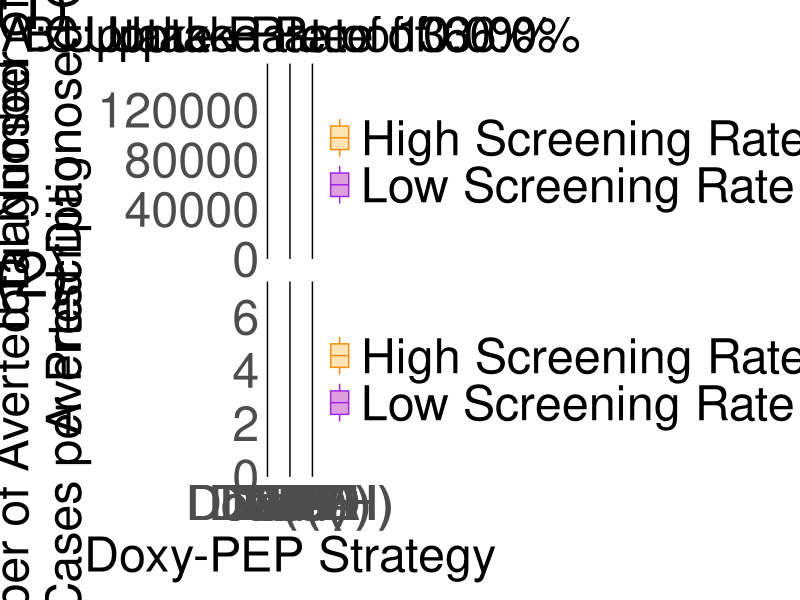

Source code (R):
library(ggplot2)
library(patchwork)

size = 35
############################ uptake rate of 0.1 ############################
# plot averted cases
averted_lowscreeningrate_0.1 <- data.frame(
  group = c('DbE', 'DoD(H)', 'DoD', 'DoA(H)', 'DoA', 'DaR'),
  ymin = c(644, 494, 496, 4276, 4335, 4277),
  middle = c(3287, 7606, 7607, 23542, 23586, 23543),
  ymax = c(6854, 51220, 51336, 86942, 87473, 87008)
)

averted_highscreeningrate_0.1 <- data.frame(
  group = c('DbE', 'DoD(H)', 'DoD', 'DoA(H)', 'DoA', 'DaR'),
  ymin = c(550, 395, 396, 6587, 6604, 6587),
  middle = c(2478, 4410, 4414, 24290, 24338, 24290),
  ymax = c(6087, 27684, 27750, 93185, 93243, 93185)
)

averted_lowscreeningrate_0.1$scenario <- "Low Screening Rate"
averted_highscreeningrate_0.1$scenario <- "High Screening Rate"

df_combined <- rbind(averted_lowscreeningrate_0.1, averted_highscreeningrate_0.1)
df_combined$group <- factor(df_combined$group, levels = c('DbE', 'DoD(H)', 'DoD', 'DoA(H)', 'DoA', 'DaR'))

p1 <- ggplot(df_combined, aes(
  x = group,
  ymin = ymin,
  lower = ymin,
  middle = middle,
  upper = ymax,
  ymax = ymax,
  color = scenario,
  fill = scenario
)) +
  geom_boxplot(stat = "identity", position = position_dodge(width = 0.8), width = 0.6) +
  labs(title = "A: Uptake Rate of 10.0%") +
  scale_color_manual(
    name = NULL,
    values = c("Low Screening Rate" = "purple", "High Screening Rate" = "darkorange")
  ) +
  scale_fill_manual(
    name = NULL,
    values = c("Low Screening Rate" = "plum", "High Screening Rate" = "moccasin")
  ) +
  scale_y_continuous(expand = expansion(mult = c(0, 0.05)), limits = c(0, 150000)) +
  theme_minimal(base_size = 13) +
  theme(
    panel.grid.major = element_blank(),
    panel.grid.minor = element_blank(),
    legend.position = "inside",
    legend.position.inside = c(0.20, 0.85),
    legend.justification = c("right", "top"),
    legend.background = element_rect(fill = alpha("white", 0.6), color = NA),
    legend.box.background = element_rect(color = "black"),
    legend.margin = margin(0, 0, 0, 0),
    legend.box.margin = margin(0, 0, 0, 0),
    plot.title = element_text(hjust = 0.5, margin = margin(b = 0), size = size),
    axis.title.x = element_blank(),
    axis.text.x = element_blank(),
    axis.text.y = element_text(size = size),
    axis.title.y = element_text(size = size),
    axis.line.x = element_line(color = "black", size = 0.5),
    axis.line.y = element_line(color = "black", size = 0.5)
  )
p1 <- p1 +
  labs(tag = "(1)") +
  theme(
    plot.tag.position = c(0, 0.95),
    plot.tag = element_text(size = size+10, hjust = 0, vjust = 0)
  )

# plot averted cases per prescription
averted_lowscreeningrate_0.1 <- data.frame(
  group = c('DbE', 'DoD(H)', 'DoD', 'DoA(H)', 'DoA', 'DaR'),
  ymin = c(0.17, 0.78, 0.62, 0.54, 0.20, 0.53),
  middle = c(0.87, 3.17, 2.56, 2.77, 1.12, 2.69),
  ymax = c(1.81, 6.78, 5.49, 6.99, 3.51, 6.18)
)

averted_highscreeningrate_0.1 <- data.frame(
  group = c('DbE', 'DoD(H)', 'DoD', 'DoA(H)', 'DoA', 'DaR'),
  ymin = c(0.15, 0.69, 0.55, 0.025, 0.007, 0.025),
  middle = c(0.65, 2.60, 2.18, 0.12, 0.034, 0.12),
  ymax = c(1.61, 6.25, 5.05, 1.52, 0.58, 1.49)
)

averted_lowscreeningrate_0.1$scenario <- "Low Screening Rate"
averted_highscreeningrate_0.1$scenario <- "High Screening Rate"

df_combined <- rbind(averted_lowscreeningrate_0.1, averted_highscreeningrate_0.1)
df_combined$group <- factor(df_combined$group, levels = c('DbE', 'DoD(H)', 'DoD', 'DoA(H)', 'DoA', 'DaR'))

p4 <- ggplot(df_combined, aes(
  x = group,
  ymin = ymin,
  lower = ymin,
  middle = middle,
  upper = ymax,
  ymax = ymax,
  color = scenario,
  fill = scenario
)) +
  geom_boxplot(stat = "identity", position = position_dodge(width = 0.8), width = 0.6) +
  scale_color_manual(
    name = NULL,
    values = c("Low Screening Rate" = "purple", "High Screening Rate" = "darkorange")
  ) +
  scale_fill_manual(
    name = NULL,
    values = c("Low Screening Rate" = "plum", "High Screening Rate" = "moccasin")
  ) +
  theme_minimal(base_size = 13) +
  scale_y_continuous(expand = expansion(mult = c(0, 0.05)), limits = c(0, NA)) +
  theme(
    panel.grid.major = element_blank(),
    panel.grid.minor = element_blank(),
    legend.position = "inside",
    legend.position.inside = c(0.20, 0.85),
    legend.justification = c("right", "top"),
    legend.background = element_rect(fill = alpha("white", 0.6), color = NA),
    legend.box.background = element_rect(color = "black"),
    legend.margin = margin(0, 0, 0, 0),
    legend.box.margin = margin(0, 0, 0, 0),
    plot.title = element_text(hjust = 0.5, margin = margin(b = 0), size = size),
    axis.title.x = element_blank(),
    axis.text.x = element_text(size = size),
    axis.text.y = element_text(size = size),
    axis.title.y = element_text(size = size),
    axis.line.x = element_line(color = "black", size = 0.5),
    axis.line.y = element_line(color = "black", size = 0.5)
  )
p4 <- p4 +
  labs(tag = "(2)") +
  theme(
    plot.tag.position = c(0, 0.95),
    plot.tag = element_text(size = size+10, hjust = 0, vjust = 0)
  )

############################ uptake rate of 0.33 ############################
# plot averted cases
averted_lowscreeningrate_0.33 <- data.frame(
  group = c('DbE', 'DoD(H)', 'DoD', 'DoA(H)', 'DoA', 'DaR'),
  ymin = c(1911, 1404, 1404, 6791, 6798, 6791),
  middle = c(9962, 16164, 16168, 32620, 32675, 32621),
  ymax = c(22356, 93784, 93901, 139078, 139247, 139083)
)

averted_highscreeningrate_0.33 <- data.frame(
  group = c('DbE', 'DoD(H)', 'DoD', 'DoA(H)', 'DoA', 'DaR'),
  ymin = c(1615, 1140, 1142, 6833, 6835, 6833),
  middle = c(7291, 9973, 9989, 24708, 24711, 24708),
  ymax = c(19051, 53127, 53268, 93599, 93601, 93599)
)

averted_lowscreeningrate_0.33$scenario <- "Low Screening Rate"
averted_highscreeningrate_0.33$scenario <- "High Screening Rate"

df_combined <- rbind(averted_lowscreeningrate_0.33, averted_highscreeningrate_0.33)
df_combined$group <- factor(df_combined$group, levels = c('DbE', 'DoD(H)', 'DoD', 'DoA(H)', 'DoA', 'DaR'))

p2 <- ggplot(df_combined, aes(
  x = group,
  ymin = ymin,
  lower = ymin,
  middle = middle,
  upper = ymax,
  ymax = ymax,
  color = scenario,
  fill = scenario
)) +
  geom_boxplot(stat = "identity", position = position_dodge(width = 0.8), width = 0.6) +
  labs(title = "B: Uptake Rate of 33.0%") +
  scale_color_manual(
    name = NULL,
    values = c("Low Screening Rate" = "purple", "High Screening Rate" = "darkorange")
  ) +
  scale_fill_manual(
    name = NULL,
    values = c("Low Screening Rate" = "plum", "High Screening Rate" = "moccasin")
  ) +
  theme_minimal(base_size = 13) +
  scale_y_continuous(expand = expansion(mult = c(0, 0.05)), limits = c(0, 150000), labels = function(x) format(x, scientific = FALSE, big.mark = "", trim = TRUE)) +
  theme(
    panel.grid.major = element_blank(),
    panel.grid.minor = element_blank(),
    legend.position = "inside",
    legend.position.inside = c(0.20, 0.85),
    legend.justification = c("right", "top"),
    legend.background = element_rect(fill = alpha("white", 0.6), color = NA),
    legend.box.background = element_rect(color = "black"),
    legend.margin = margin(0, 0, 0, 0),
    legend.box.margin = margin(0, 0, 0, 0),
    plot.title = element_text(hjust = 0.5, margin = margin(b = 0), size = size),
    axis.title.x = element_blank(),
    axis.text.x = element_blank(),
    axis.title.y = element_blank(),
    axis.text.y = element_blank(),
    axis.ticks.y = element_blank(),
    axis.line.x = element_line(color = "black", size = 0.5),
    axis.line.y = element_line(color = "black", size = 0.5)
  )

# plot averted cases per prescription
averted_lowscreeningrate_0.33 <- data.frame(
  group = c('DbE', 'DoD(H)', 'DoD', 'DoA(H)', 'DoA', 'DaR'),
  ymin = c(0.15, 0.76, 0.60, 0.28, 0.099, 0.28),
  middle = c(0.80, 3.02, 2.42, 1.33, 0.51, 1.31),
  ymax = c(1.79, 6.56, 5.26, 5.23, 2.13, 5.00)
)

averted_highscreeningrate_0.33 <- data.frame(
  group = c('DbE', 'DoD(H)', 'DoD', 'DoA(H)', 'DoA', 'DaR'),
  ymin = c(0.13, 0.67, 0.54, 0.017, 0.004, 0.017),
  middle = c(0.58, 2.46, 2.06, 0.075, 0.020, 0.075),
  ymax = c(1.52, 5.89, 4.78, 0.62, 0.22, 0.62)
)

averted_lowscreeningrate_0.33$scenario <- "Low Screening Rate"
averted_highscreeningrate_0.33$scenario <- "High Screening Rate"

df_combined <- rbind(averted_lowscreeningrate_0.33, averted_highscreeningrate_0.33)
df_combined$group <- factor(df_combined$group, levels = c('DbE', 'DoD(H)', 'DoD', 'DoA(H)', 'DoA', 'DaR'))

p5 <- ggplot(df_combined, aes(
  x = group,
  ymin = ymin,
  lower = ymin,
  middle = middle,
  upper = ymax,
  ymax = ymax,
  color = scenario,
  fill = scenario
)) +
  geom_boxplot(stat = "identity", position = position_dodge(width = 0.8), width = 0.6) +
  scale_color_manual(
    name = NULL,
    values = c("Low Screening Rate" = "purple", "High Screening Rate" = "darkorange")
  ) +
  scale_fill_manual(
    name = NULL,
    values = c("Low Screening Rate" = "plum", "High Screening Rate" = "moccasin")
  ) +
  theme_minimal(base_size = 13) +
  scale_y_continuous(expand = expansion(mult = c(0, 0.05)), limits = c(0, NA)) +
  theme(
    panel.grid.major = element_blank(),
    panel.grid.minor = element_blank(),
    legend.position = "inside",
    legend.position.inside = c(0.20, 0.85),
    legend.justification = c("right", "top"),
    legend.background = element_rect(fill = alpha("white", 0.6), color = NA),
    legend.box.background = element_rect(color = "black"),
    legend.margin = margin(0, 0, 0, 0),
    legend.box.margin = margin(0, 0, 0, 0),
    plot.title = element_text(hjust = 0.5, margin = margin(b = 0), size = size),
    axis.title.x = element_text(size = size),
    axis.text.x = element_text(size = size),
    axis.title.y = element_blank(),
    axis.text.y = element_blank(),
    axis.ticks.y = element_blank(),
    axis.line.x = element_line(color = "black", size = 0.5),
    axis.line.y = element_line(color = "black", size = 0.5)
  )

############################ uptake rate of 0.66 ############################
# plot averted cases
averted_lowscreeningrate_0.66 <- data.frame(
  group = c('DbE', 'DoD(H)', 'DoD', 'DoA(H)', 'DoA', 'DaR'),
  ymin = c(3306, 2357, 2358, 7383, 7389, 7383),
  middle = c(17427, 21826, 21828, 34071, 34084, 34071),
  ymax = c(43359, 114649, 114716, 149057, 149134, 149058)
)

averted_highscreeningrate_0.66 <- data.frame(
  group = c('DbE', 'DoD(H)', 'DoD', 'DoA(H)', 'DoA', 'DaR'),
  ymin = c(2765, 1937, 1946, 6869, 6869, 6869),
  middle = c(12455, 13853, 13855, 24718, 24720, 24718),
  ymax = c(35778, 67012, 67090, 93602, 93604, 93602)
)

averted_lowscreeningrate_0.66$scenario <- "Low Screening Rate"
averted_highscreeningrate_0.66$scenario <- "High Screening Rate"

df_combined <- rbind(averted_lowscreeningrate_0.66, averted_highscreeningrate_0.66)
df_combined$group <- factor(df_combined$group, levels = c('DbE', 'DoD(H)', 'DoD', 'DoA(H)', 'DoA', 'DaR'))

p3 <- ggplot(df_combined, aes(
  x = group,
  ymin = ymin,
  lower = ymin,
  middle = middle,
  upper = ymax,
  ymax = ymax,
  color = scenario,
  fill = scenario
)) +
  geom_boxplot(stat = "identity", position = position_dodge(width = 0.8), width = 0.6) +
  labs(title = "C: Uptake Rate of 66.0%") +
  scale_color_manual(
    name = NULL,
    values = c("Low Screening Rate" = "purple", "High Screening Rate" = "darkorange")
  ) +
  scale_fill_manual(
    name = NULL,
    values = c("Low Screening Rate" = "plum", "High Screening Rate" = "moccasin")
  ) +
  theme_minimal(base_size = 13) +
  scale_y_continuous(expand = expansion(mult = c(0, 0.05)), limits = c(0, 150000)) +
  theme(
    panel.grid.major = element_blank(),
    panel.grid.minor = element_blank(),
    legend.position = "inside",
    legend.position.inside = c(0.20, 0.85),
    legend.justification = c("right", "top"),
    legend.background = element_rect(fill = alpha("white", 0.6), color = NA),
    legend.box.background = element_rect(color = "black"),
    legend.margin = margin(0, 0, 0, 0),
    legend.box.margin = margin(0, 0, 0, 0),
    plot.title = element_text(hjust = 0.5, margin = margin(b = 0), size = size),
    axis.title.x = element_blank(),
    axis.text.x = element_blank(),
    axis.title.y = element_blank(),
    axis.text.y = element_blank(),
    axis.ticks.y = element_blank(),
    axis.line.x = element_line(color = "black", size = 0.5),
    axis.line.y = element_line(color = "black", size = 0.5)
  )

# plot averted cases per prescription
averted_lowscreeningrate_0.66 <- data.frame(
  group = c('DbE', 'DoD(H)', 'DoD', 'DoA(H)', 'DoA', 'DaR'),
  ymin = c(0.13, 0.72, 0.57, 0.16, 0.058, 0.16),
  middle = c(0.70, 2.85, 2.30, 0.75, 0.28, 0.74),
  ymax = c(1.74, 6.30, 5.01, 3.23, 1.21, 3.18)
)

averted_highscreeningrate_0.66 <- data.frame(
  group = c('DbE', 'DoD(H)', 'DoD', 'DoA(H)', 'DoA', 'DaR'),
  ymin = c(0.11, 0.64, 0.52, 0.012, 0.003, 0.012),
  middle = c(0.50, 2.32, 1.94, 0.057, 0.015, 0.057),
  ymax = c(1.43, 5.58, 4.59, 0.37, 0.13, 0.37)
)

averted_lowscreeningrate_0.66$scenario <- "Low Screening Rate"
averted_highscreeningrate_0.66$scenario <- "High Screening Rate"

df_combined <- rbind(averted_lowscreeningrate_0.66, averted_highscreeningrate_0.66)
df_combined$group <- factor(df_combined$group, levels = c('DbE', 'DoD(H)', 'DoD', 'DoA(H)', 'DoA', 'DaR'))

p6 <- ggplot(df_combined, aes(
  x = group,
  ymin = ymin,
  lower = ymin,
  middle = middle,
  upper = ymax,
  ymax = ymax,
  color = scenario,
  fill = scenario
)) +
  geom_boxplot(stat = "identity", position = position_dodge(width = 0.8), width = 0.6) +
  scale_color_manual(
    name = NULL,
    values = c("Low Screening Rate" = "purple", "High Screening Rate" = "darkorange")
  ) +
  scale_fill_manual(
    name = NULL,
    values = c("Low Screening Rate" = "plum", "High Screening Rate" = "moccasin")
  ) +
  theme_minimal(base_size = 13) +
  scale_y_continuous(expand = expansion(mult = c(0, 0.05)), limits = c(0, NA)) +
  theme(
    panel.grid.major = element_blank(),
    panel.grid.minor = element_blank(),
    legend.position = "inside",
    legend.position.inside = c(0.20, 0.85),
    legend.justification = c("right", "top"),
    legend.background = element_rect(fill = alpha("white", 0.6), color = NA),
    legend.box.background = element_rect(color = "black"),
    legend.margin = margin(0, 0, 0, 0),
    legend.box.margin = margin(0, 0, 0, 0),
    plot.title = element_text(hjust = 0.5, margin = margin(b = 0), size = size),
    axis.title.x = element_blank(),
    axis.text.x = element_text(size = size),
    axis.title.y = element_blank(),
    axis.text.y = element_blank(),
    axis.ticks.y = element_blank(),
    axis.line.x = element_line(color = "black", size = 0.5),
    axis.line.y = element_line(color = "black", size = 0.5)
  )

row_averted <- (p1 + p2 + p3 + plot_layout(ncol = 3, guides = "collect")) &
  theme(legend.position = "right", legend.text = element_text(size = size)) &
  plot_annotation(
    title = NULL,
    theme = theme(
      axis.title.x = element_text(size = size, margin = margin(t = 10)),
      axis.title.y = element_text(size = size, margin = margin(r = 10))
    )
  ) &
  labs(
    x = "Doxy-PEP Strategy",
    y = "Total Number of \n Averted Diagnosed Cases"
  )

row_averted_per_prescription <- (p4 + p5 + p6 + plot_layout(ncol = 3, guides = "collect")) &
  theme(legend.position = "right", legend.text = element_text(size = size)) &
  plot_annotation(
    title = NULL,
    theme = theme(
      axis.title.x = element_text(size = size, margin = margin(t = 10)),
      axis.title.y = element_text(size = size, margin = margin(r = 10))
    )
  ) &
  labs(
    x = "Doxy-PEP Strategy",
    y = "Number of Averted Diagnosed \n Cases per Prescription"
  )

# combine and plot
final_plot <- row_averted / row_averted_per_prescription
final_plot